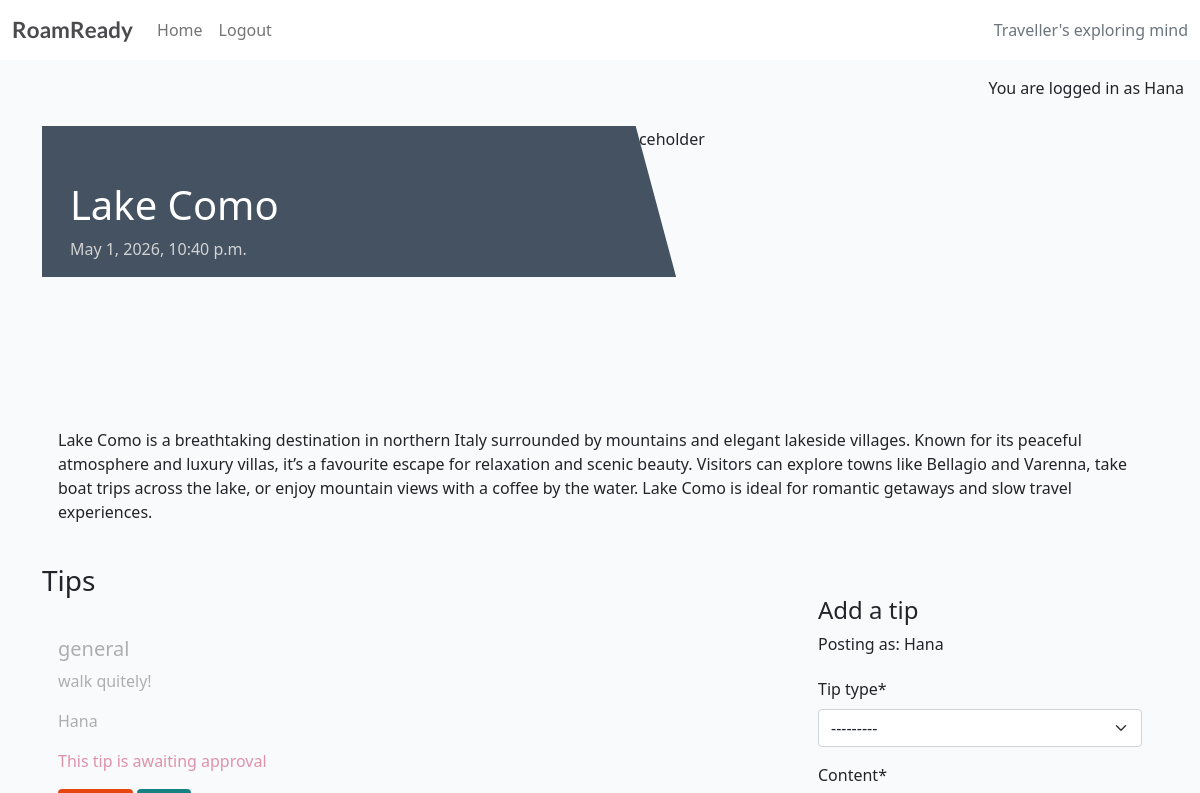
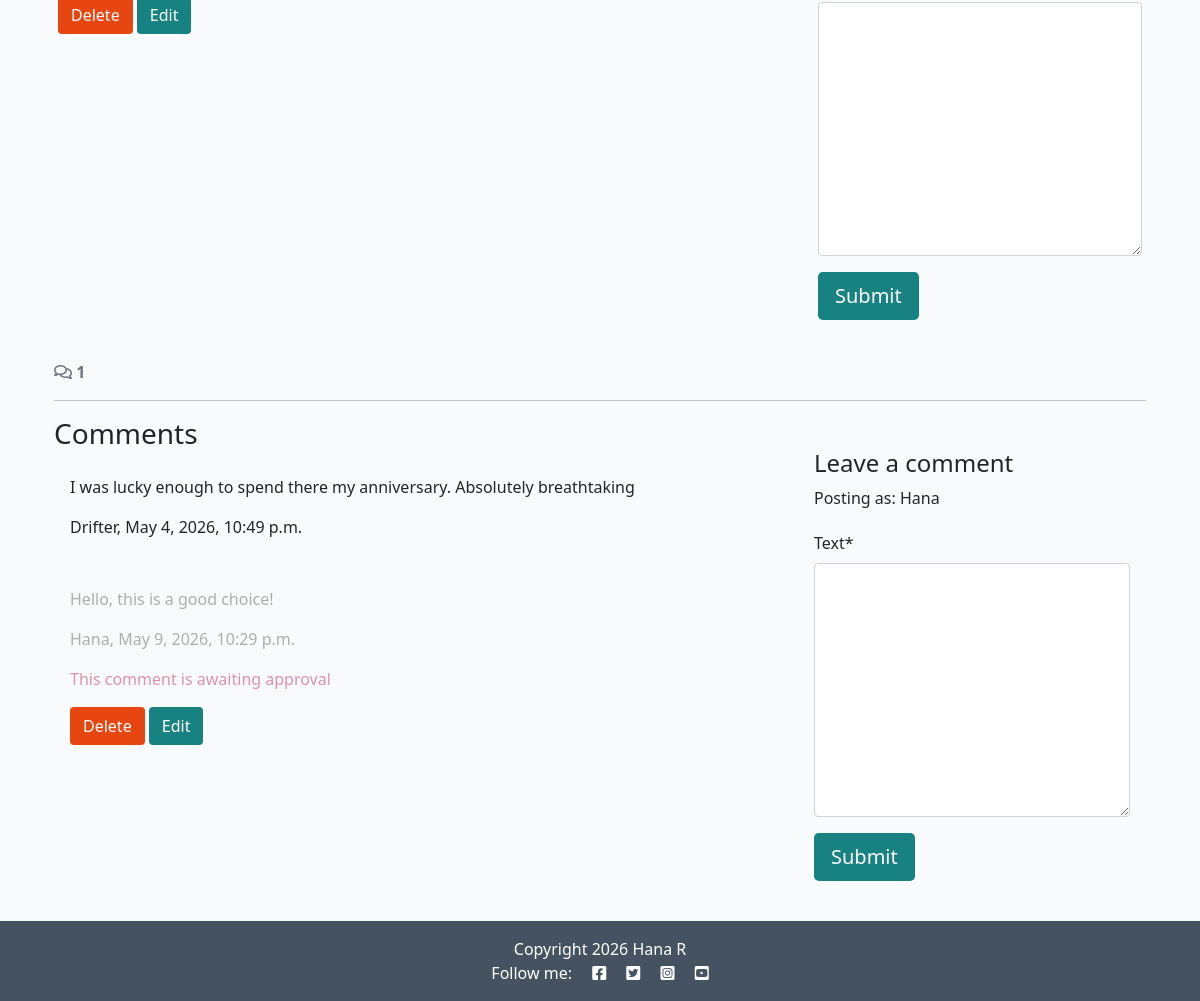
The page /10/ (signed in) on the database its author committed (2 pictures, top to bottom).
### destinations/models.py (models this page shows, shortened)
class Destination(models.Model):
    name = models.CharField(max_length=100)
    country = CountryField()
    category = models.CharField(max_length=50)
    featured_image = CloudinaryField('image', default='placeholder')
    description = models.TextField()
    created_on = models.DateTimeField(auto_now_add=True)
    status = models.IntegerField(choices=STATUS, default=1)
    class Meta:
        ordering = ['-created_on', 'country', 'category']

class Tip(models.Model):
    destination = models.ForeignKey(Destination, on_delete=models.CASCADE, related_name="tips")
    tip_type = models.CharField(max_length=100, choices=TIP_TYPES)
    content = models.TextField()
    user = models.ForeignKey(User, on_delete=models.CASCADE, related_name="tips", null=True, blank=True)
    approved = models.BooleanField(default=False)
    class Meta:
        ordering = ['tip_type', 'destination']

class Comment(models.Model):
    destination = models.ForeignKey(Destination, on_delete=models.CASCADE, related_name="comments")
    user = models.ForeignKey(User, on_delete=models.CASCADE, related_name="comments", null=True, blank=True)
    text = models.TextField()
    created_on = models.DateTimeField(auto_now_add=True)
    approved = models.BooleanField(default=False)

### destinations/views.py (the view, shortened to what this page needs)
# urls.py: path('<int:pk>/', views.destination_detail, name='destination_detail'),
def destination_detail(request, pk):
    destination = get_object_or_404(Destination, pk=pk)
    comments = destination.comments.all().order_by("-created_on")
    comment_count = destination.comments.filter(approved=True).count()
    tips = destination.tips.all().order_by("tip_type")
    comment_form = CommentForm()
    tip_form = TipForm()
    return render(
        request,
        "destinations/destination_detail.html",
        {"destination": destination,
         "comments":comments,
         "comment_count": comment_count,
         "comment_form": comment_form,
         "tip_form": tip_form
         },
    )

### destinations/forms.py
class CommentForm(forms.ModelForm):
    class Meta:
        model = Comment
        fields = ('text',)

class TipForm(forms.ModelForm):
    class Meta:
        model = Tip
        fields = ('tip_type', 'content',)

### destinations/templates/destinations/destination_detail.html (shortened to what this page needs)
{% extends 'base.html' %} {% block content %}
{% load static %}
{% load crispy_forms_tags %}
<div class="masthead">
    <div class="container">
        <div class="row g-0">
            <div class="col-md-6 masthead-text">
                <h1 class="post-title">{{ destination.name }}</h1>
                <p class="post-subtitle">{{ destination.created_on }}</p>
            </div>
            <div class="d-none d-md-block col-md-6 masthead-image">
                <img src="{% static 'images/default.jpg' %}" class="scale" alt="placeholder">
            </div>
        </div>
    </div>
</div>
<div class="container">
    <div class="row">
        <div class="col card mb-4  mt-3 left  top">
            <div class="card-body ">
                <p class="card-text">
                    {{ destination.description | safe }}
                </p>
            </div>
        </div>
    </div>
</div>
<div class="container">
    <div class="row">
        <div class="col-md-8">
            <h3>Tips</h3>
            {% for tip in destination.tips.all %}
            <div class="card mb-3">
                <div class="card-body  {% if not tip.approved and tip.user == user %}faded{% elif not tip.approved %}d-none{% endif %}">
                    <h5 id="tiptype{{ tip.id }}" class="card-title">{{ tip.tip_type}}</h5>
                    <div id="tip{{ tip.id }}" class="card-text {% if not tip.approved and tip.user == user %}faded{% endif %}">{{ tip.content | linebreaks}}</div>
                    <p class="card-text {% if not tip.approved and tip.user == user %}faded{% endif %}">{{ tip.user }}</p>
                    {% if not tip.approved and tip.user == user %}
                    <p class="approval">This tip is awaiting approval</p>
                    {% endif %}</p>
                    {% if user.is_authenticated and tip.user == user %}
                    <button class="btn btn-delete-tip" tip_id="{{ tip.id }}" destination_id="{{ destination.id }}">Delete</button>
                    <button class="btn btn-edit-tip" tip_id="{{ tip.id }}" destination_id="{{ destination.id}}">Edit</button>
                    {% endif %}
                </div>
            </div>
            {% empty %}
            <p class="text-muted">No tips yet</p>
            {% endfor %}
        </div>
        <div class="col-md-4">
            <div class="card mb-4 mt-3">
                <div class="card-body">
                    {% if user.is_authenticated %}
                    <h4>Add a tip</h4>
                    <p class="mb-2">Posting as: {{ user.username }}</p>
                    <form id="tipForm" method="post" style="margin-top: 1.3em;">
                        {{ tip_form | crispy }}
                        <button id="tipSubmitButton" type="submit" class="btn btn-signup btn-lg">Submit</button>
        </form>
        {% else %}
        <p>Log in to share a tip</p>
        {% endif %}
      </div>
        </div>
    </div>
</div>
<div class="container">
    <div class="row">
        <div class="col-12">
            <strong class="text-secondary">
                <i class="far fa-comments"></i> {{ comment_count }}
            </strong>
        </div>
        <div class="col-12">
            <hr>
        </div>
    </div>
    <div class="row">
        <div class="col-md-8">
            <h3 class="mb-0">Comments</h3>
            {% for comment in destination.comments.all %}
            <div class="card mb-2">
                <div class="card-body {% if not comment.approved and comment.user == user %}faded{% elif not comment.approved %}d-none{% endif %}">
                    <div id="comment{{ comment.id }}" class="card-id">{{ comment.text | linebreaks }}</div>
                    <p  class="card-text {% if not comment.approved and comment.user == user %}faded{% endif %}">{{ comment.user }}, {{ comment.created_on }}</p>
                    {% if not comment.approved and comment.user == user %}
                    <p class="approval">This comment is awaiting approval</p>
                    {% endif %}
                    {% if user.is_authenticated and comment.user == user %}
                    <button class="btn btn-delete" comment_id="{{ comment.id }}" destination_id="{{ destination.id }}">Delete</button>
                    <button class="btn btn-edit" comment_id="{{ comment.id }}">Edit</button>
                    {% endif %}
                </div>
            </div>
            {% empty %}
            <p class="text-muted">No comments yet</p>
            {% endfor %}
        </div>
        <div class="col-md-4">
            <div class="card mb-4 mt-3">
                <div class="card-body">
                    {% if user.is_authenticated %}
                    <h4>Leave a comment</h4>
                    <p class="mb-2">Posting as: {{ user.username }}</p>
                    <form id="commentForm" method="post" style="margin-top: 1.3em;">
                        {{ comment_form | crispy}}
                        <button id="commentSubmitButton" type="submit" class="btn btn-signup btn-lg">Submit</button>
                    </form>
                    {% else %}
                    <p>Log in to leave a comment</p>
                    {% endif %}
                </div>
            </div>
        </div>
    </div>
</div>
{% endblock content %}

### templates/base.html (shortened to what this page needs)
{% load static %}
{% url 'home' as home_url %}
{% url 'destination' as destination_detail_url %}
{% url 'account_login' as login_url %}
{% url 'account_signup' as signup_url %}
{% url 'account_logout' as logout_url %}
<!DOCTYPE html>
<html class="h-100" lang="en">
<head>
    <link rel="stylesheet" href="https://cdnjs.cloudflare.com/ajax/libs/font-awesome/5.15.3/css/all.min.css">
    <link href="https://cdn.jsdelivr.net/npm/bootstrap@5.0.1/dist/css/bootstrap.min.css" rel="stylesheet"
>
        <link rel="stylesheet" href="{% static 'css/style.css' %}">
</head>
<body class="d-flex flex-column h-100 main-bg">
    <nav class="navbar navbar-expand-lg navbar-light bg-white">
        <div class="container-fluid">
            <a class="navbar-brand" href="{% url 'home' %}"><span class="brand">R<span class="red-R"><span>oam</span>R</span>eady</a>
            <div class="collapse navbar-collapse" id="navbarText">
                <ul class="navbar-nav me-auto mb-2 mb-lg-0">
                    <li class="nav-item">
                        <a class="nav-link {% if request.path == home_url %}active{% endif %}" aria-current="page"
                            href="{% url 'home' %}">Home</a>
                    </li>
                    {% if user.is_authenticated %}
                    <li class="nav-item">
	                    <a class="nav-link {% if request.path == logout_url %}active{% endif %}" aria-current="page"
                        href="{% url 'account_logout' %}">Logout</a>
                    </li>
                    {% endif %}
                </ul>
                <span class="navbar-text text-muted">
                    Traveller's exploring mind
                </span>
            </div>
        </div>
    </nav>
    <main class="flex-shrink-0 main-bg">
        {% if user.is_authenticated %}
            <p class="text-end m-3">You are logged in as {{ user }}</p>
        {% else %}
            <p class="text-end m-3">You are not logged in</p>
        {% endif %}
        {% block content %}{% endblock content %}
    </main>
    <footer class="footer mt-auto py-3 dark-bg">
        <p class="m-0 text-center text-white">
 {% block copyright %}
  Copyright 2026 Hana R
  {% endblock %}
        </p>
        <p class="m-0 text-center text-white">Follow me: <i class="fab fa-facebook-square ms-3"></i>
            <i class="fab fa-twitter-square ms-3"></i>
            <i class="fab fa-instagram-square ms-3"></i>
            <i class="fab fa-youtube-square ms-3"></i>
        </p>
    </footer>
</body>
</html>

### static/css/style.css (style rules this page uses)
body { background-color: #F9FAFC; }
.brand { font-family: Lato, sans-serif; font-size: 1.4rem; font-weight: 700; color: #4A4A4F; }
.dark-bg { background-color: #445261; }
.main-bg { background-color: #F9FAFC; }
.card { border: none; background-color: transparent; }
.scale { width: 100%; height: auto; }
.masthead { margin-top: 10px; overflow: hidden; position: relative; display: inline-block; height: 33vh; width: 100%; }
.masthead-text { background-color: #445261; color: white; position: relative; }
.masthead-image { position: relative; overflow: hidden; }
.masthead-image:after { content: ""; position: absolute; top: 0; right: 90%; height: 100%; width: 150%; background: #445261; -webkit-transform: skew(15deg); -moz-transform: skew(15deg); transform: skew(15deg); z-index: 100; }
.post-title { margin-top: 10%; margin-left: 5%; }
.post-subtitle { margin-left: 5%; color: lightgray; }
.btn-signup, .btn-edit-tip, .btn-edit { background-color: #188181!important; color: #fff; }
.btn-delete, .btn-delete-tip { color: #fff; background: #E84610!important; }
.faded { color: rgb(172, 175, 175); }
.approval { color: rgb(222, 146, 168); }

### rows shown on the page
Destination: name "Lake Como", created_on "May 1, 2026, 10:40 p.m.", description "Lake Como is a breathtaking destination in northern Italy surrounded by mountains and elegant lakeside villages. Known for its peaceful atmosphere and luxury villas, it’s a favourite escape for relaxation and scenic beauty. Visitors can explore towns like Bellagio and Varenna, take boat trips across the lake, or enjoy mountain views with a coffee by the water. Lake Como is ideal for romantic getaways and slow travel experiences."
Tip: tip_type "general", content "walk quitely!", user "Hana", approved "This tip is awaiting approval"
Comment: text "I was lucky enough to spend there my anniversary. Absolutely breathtaking", user "Drifter", created_on "May 4, 2026, 10:49 p.m."
Comment: text "Hello, this is a good choice!", user "Hana", created_on "May 9, 2026, 10:29 p.m.", approved "This comment is awaiting approval"

### other values the page prints
{{ user }} "Hana"
{{ user.username }} "Hana"
{{ comment_count }} "1"
